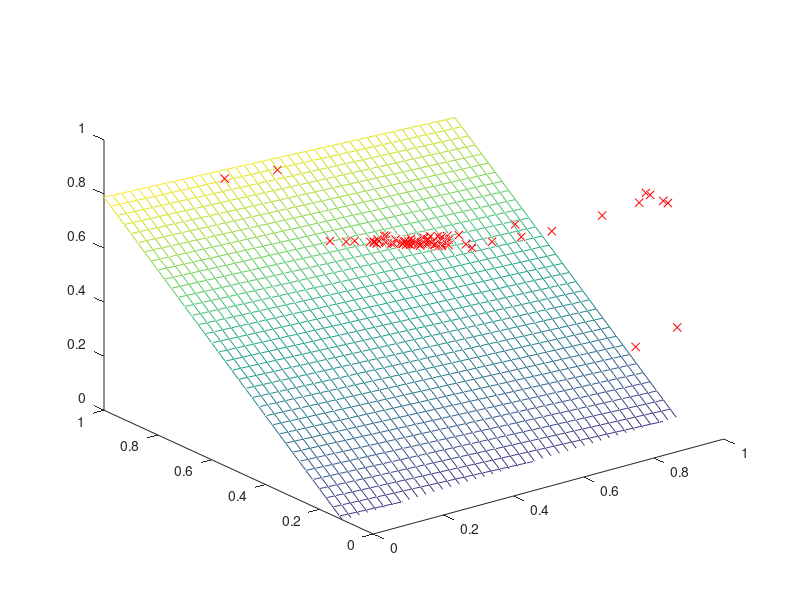

Source code (MATLAB):
hold off;
x0p = [0.43396228551864624 0.5277777910232544 1.0 0.6132075786590576 0.375 0.4125000238418579 0.5333333015441895 0.3571428656578064 0.25641024112701416 0.594059407711029 0.9677419662475586 ];
x0n = [0.3999999761581421 0.4285714030265808 0.37931036949157715 0.29032260179519653 0.3888888955116272 0.42105263471603394 0.3500000238418579 0.3928571343421936 0.949999988079071 0.42105263471603394 0.4444444179534912 0.33628320693969727 0.3500000238418579 0.442307710647583 0.4285714030265808 0.4583333134651184 0.36666667461395264 0.38596493005752563 0.36666667461395264 0.4333333373069763 0.43478262424468994 0.40625 0.42574256658554077 0.4285714030265808 0.375 0.42735040187835693 1.0 0.4285714030265808 0.3645319938659668 0.4444444179534912 0.604651153087616 1.0 0.4615384340286255 0.3965517282485962 0.41333335638046265 0.3214285969734192 0.3181818127632141 0.5333333015441895 0.3898305296897888 0.3999999761581421 0.31481480598449707 0.3827160596847534 0.3472222089767456 0.42307692766189575 0.4266666769981384 0.30000001192092896 0.3333333134651184 0.44615381956100464 1.0 0.45614033937454224 0.38461536169052124 0.42574256658554077 0.4642857313156128 0.3691275119781494 0.3684210777282715 1.0 0.4067796468734741 0.375 0.4313725233078003 0.3636363744735718 0.44680851697921753 0.39416056871414185 0.3396226167678833 0.5 0.375 0.42500001192092896 0.3863636255264282 0.41584157943725586 0.4384615421295166 0.24528300762176514 0.34020620584487915 0.38461536169052124 0.4750000238418579 0.3999999761581421 0.4736841917037964 0.3478260636329651 0.6818181872367859 1.0 0.2716049551963806 1.0 0.3191489577293396 0.6428571343421936 0.36206895112991333 0.3478260636329651 0.47692304849624634 0.4516128897666931 0.8333333134651184 0.3928571343421936 0.375 ];
x1p = [0.9090908765792847 0.9210526347160339 1.0 0.9146341681480408 1.0 0.9220778942108154 1.0 1.0 0.9166666865348816 1.0 0.890625 ];
x1n = [0.3809523582458496 0.9142857193946838 0.37662339210510254 0.4470587968826294 0.3636363744735718 0.3199999928474426 0.37931036949157715 0.34285712242126465 0.25 0.3055555820465088 0.3663366436958313 0.422535240650177 0.3835616707801819 0.29629629850387573 0.3548387289047241 0.3563218116760254 0.3684210777282715 0.3717948794364929 0.4285714030265808 0.3142856955528259 0.31111109256744385 0.3636363744735718 0.36764705181121826 0.3374999761581421 0.37362635135650635 0.3027523159980774 0.2083333134651184 0.3205128312110901 0.3650793433189392 0.30000001192092896 0.238095223903656 0.22580647468566895 0.3472222089767456 0.3392857313156128 0.3333333134651184 0.4166666865348816 0.4117646813392639 0.253731369972229 0.3333333134651184 0.3399999737739563 0.42105263471603394 0.3809523582458496 0.38461536169052124 0.3058823347091675 0.37037038803100586 0.9428571462631226 0.41333335638046265 0.3235294222831726 0.17365270853042603 0.3243243098258972 0.35172414779663086 0.3650793433189392 0.3235294222831726 0.3979591727256775 0.3571428656578064 0.2745097875595093 0.3333333134651184 0.36000001430511475 0.33707863092422485 0.43283581733703613 0.3103448152542114 0.36000001430511475 0.395061731338501 0.3333333134651184 0.3571428656578064 0.3529411554336548 0.38461536169052124 0.31481480598449707 0.3235294222831726 0.48000001907348633 0.3999999761581421 0.3733333349227905 0.3442623019218445 0.33944952487945557 0.25 0.40707963705062866 0.2250000238418579 0.29032260179519653 0.45454543828964233 0.328125 0.40322577953338623 0.3103448152542114 0.37254899740219116 0.38596493005752563 0.2765957713127136 0.33898305892944336 0.23529410362243652 0.34666669368743896 0.3500000238418579 ];
x2p = [0.32608693838119507 0.6363636255264282 0.32608693838119507 0.32608693838119507 0.3333333134651184 0.2368420958518982 0.2368420958518982 0.6363636255264282 0.6363636255264282 0.32608693838119507 0.32608693838119507 ];
x2n = [0.7777777910232544 0.7777777910232544 0.7777777910232544 0.7777777910232544 0.7777777910232544 0.7777777910232544 0.7777777910232544 0.7777777910232544 0.7777777910232544 0.7777777910232544 0.7777777910232544 0.7777777910232544 0.7777777910232544 0.7777777910232544 0.7777777910232544 0.7777777910232544 0.7777777910232544 0.7777777910232544 0.7777777910232544 0.7777777910232544 0.7777777910232544 0.7777777910232544 0.7777777910232544 0.7777777910232544 0.7777777910232544 0.7777777910232544 0.7777777910232544 0.7777777910232544 0.7777777910232544 0.7777777910232544 0.7777777910232544 0.7777777910232544 0.7777777910232544 0.7777777910232544 0.7777777910232544 0.7777777910232544 0.7777777910232544 0.7777777910232544 0.7777777910232544 0.7777777910232544 0.7777777910232544 0.7777777910232544 0.7777777910232544 0.7777777910232544 0.7777777910232544 0.7777777910232544 0.7777777910232544 0.7777777910232544 0.3333333134651184 0.7777777910232544 0.7777777910232544 0.7777777910232544 0.7777777910232544 0.7777777910232544 0.7777777910232544 0.7777777910232544 0.7777777910232544 0.7777777910232544 0.7777777910232544 0.7777777910232544 0.7777777910232544 0.7777777910232544 0.7777777910232544 0.7777777910232544 0.7777777910232544 0.7777777910232544 0.7777777910232544 0.7777777910232544 0.7777777910232544 0.7777777910232544 0.7777777910232544 0.7777777910232544 0.7777777910232544 0.7777777910232544 0.7777777910232544 0.7777777910232544 0.7777777910232544 0.7777777910232544 0.7777777910232544 0.1904761791229248 0.7777777910232544 0.7777777910232544 0.7777777910232544 0.7777777910232544 0.7777777910232544 0.7777777910232544 0.7777777910232544 0.7777777910232544 0.7777777910232544 ];
w0 = -0.994186198771601;
w1 = 15.513262518632974;
w2 = -17.42279508253896;
if w2 == 0
w2 = w1;
w1 = 0;
q = -(-1.7774717234621433)/w2;
xT = x2;
x2 = x1;
x1 = xT;
else
q = -(-1.7774717234621433)/w2;
end
plot3(x0p,x1p,x2p,'xb'); hold on; plot3(x0n,x1n,x2n,'xr');
x = [0:0.025:1];
[xx,yy] = meshgrid(x,x);
zz = -1 * w0/w2 * xx + -1 * w1/w2 * yy + q;
mesh(xx,yy,zz);
axis([0 1 0 1 0 1]);
